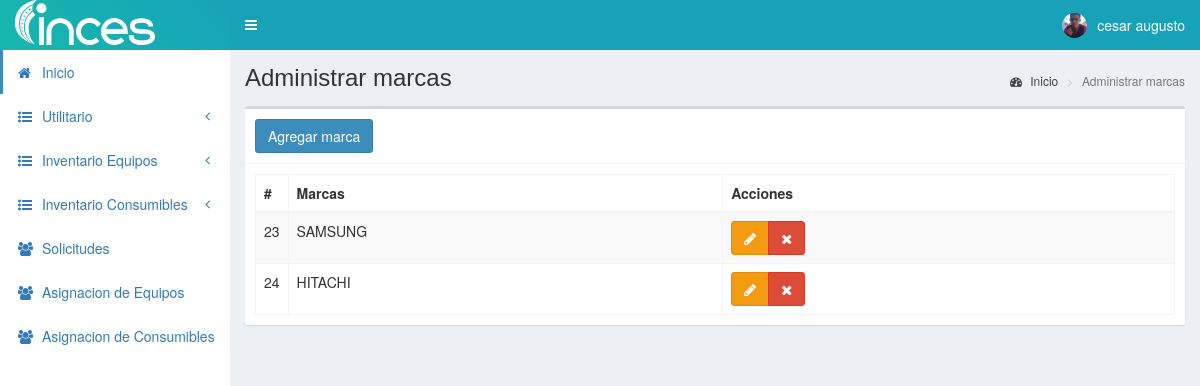
The page /marcas (signed in) on the database its author committed.
### tables this page shows
CREATE TABLE `personal` (
  `id` int(11) NOT NULL,
  `cedula` int(11) NOT NULL,
  `nombres` text NOT NULL,
  `apellidos` text NOT NULL,
  `email` text NOT NULL,
  `telefono` text NOT NULL,
  `direccion` text NOT NULL,
  `fecha_nac` text NOT NULL,
  `cargo` int(11) NOT NULL,
  `departamento` int(11) NOT NULL,
  `estado` text NOT NULL,
  `fecha` timestamp NOT NULL DEFAULT current_timestamp() ON UPDATE current_timestamp()
);

CREATE TABLE `marcas` (
  `id` int(11) NOT NULL,
  `descripcion` text NOT NULL,
  `idtipof` int(11) NOT NULL,
  `fecha` timestamp NOT NULL DEFAULT current_timestamp() ON UPDATE current_timestamp()
);

### controladores/plantilla.controlador.php (called while the page is built)
<?php
class ControladorPlantilla{
	static public function ctrPlantilla(){
		include "vistas/plantilla.php";
	}
}

### index.php (called while the page is built, shortened)
<?php
require_once "controladores/plantilla.controlador.php";
require_once "controladores/usuarios.controlador.php";
require_once "controladores/marcas.controlador.php";
require_once "controladores/asignacionC.controlador.php";
require_once "modelos/marcas.modelo.php";
require_once "modelos/personal.modelo.php";
$plantilla = new ControladorPlantilla();
$plantilla -> ctrPlantilla();

### modelos/conexion.php (called while the page is built)
<?php
class Conexion{
	static public function conectar(){
		$link = new PDO("mysql:host=localhost;dbname=pos",
			            "root",
			            "");
		$link->exec("set names utf8");
		return $link;
	}
}

### modelos/personal.modelo.php (called while the page is built, shortened)
<?php
require_once "conexion.php";
class ModeloPersonal{
	static public function mdlMostrarPersonals($tabla, $item, $valor){
		if($item == "id"){
			$stmt = Conexion::conectar()->prepare("SELECT * FROM $tabla WHERE $item = :$item");
			$stmt -> bindParam(":".$item, $valor, PDO::PARAM_INT);
			$stmt -> execute();
			return $stmt -> fetch();
		}else{
			$stmt = Conexion::conectar()->prepare("SELECT * FROM $tabla");
			$stmt -> execute();
			return $stmt -> fetchAll();
		}
	}
}
?>

### controladores/marcas.controlador.php (called while the page is built, shortened)
<?php
class ControladorMarcas{
	static public function ctrMostrarMarcas($item, $valor){
		$tabla = "marcas";
		$respuesta = ModeloMarcas::mdlMostrarMarcas($tabla, $item, $valor);
		return $respuesta;
	}
}

### modelos/marcas.modelo.php (called while the page is built, shortened)
<?php
require_once "conexion.php";
class ModeloMarcas{
	static public function mdlMostrarMarcas($tabla, $item, $valor){
		if($item != null){
			$stmt = Conexion::conectar()->prepare("SELECT * FROM $tabla WHERE $item = :$item");
			$stmt -> bindParam(":".$item, $valor, PDO::PARAM_STR);
			$stmt -> execute();
			return $stmt -> fetch();
		}else{
			$stmt = Conexion::conectar()->prepare("SELECT * FROM $tabla");
			$stmt -> execute();
			return $stmt -> fetchAll();
		}
	}
}

### vistas/modulos/marcas.php (the view, shortened to what this page needs)
<div class="content-wrapper">
  <section class="content-header">
    <h1>
      Administrar marcas
    </h1>
    <ol class="breadcrumb">
      <li><a href="inicio"><i class="fa fa-dashboard"></i> Inicio</a></li>
      <li class="active">Administrar marcas</li>
    </ol>
  </section>
  <section class="content">
    <div class="box">
      <div class="box-header with-border">
        <button class="btn btn-primary" data-toggle="modal" data-target="#modalAgregarMarca">
          Agregar marca
        </button>
      </div>
      <div class="box-body">
       <table class="table table-bordered table-striped dt-responsive tablas" width="100%">
        <thead>
         <tr>
           <th style="width:10px">#</th>
           <th>Marcas</th>
           <th>Acciones</th>
         </tr>
        </thead>
        <tbody>
        <?php
          $item = null;
          $valor = null;
          $marcas = ControladorMarcas::ctrMostrarMarcas($item, $valor);
          foreach ($marcas as $key => $value) {
            echo ' <tr>
                    <td>'.$value["id"].'</td>
                    <td class="text-uppercase">'.$value["descripcion"].'</td>
                    <td>
                      <div class="btn-group">
                        <button class="btn btn-warning btnEditarMarca" id="'.$value["id"].'" data-toggle="modal" data-target="#modalEditarMarca"><i class="fa fa-pencil"></i></button>
                        <button class="btn btn-danger btnEliminarMarca" id="'.$value["id"].'"><i class="fa fa-times"></i></button>
                      </div>
                    </td>
                  </tr>';
          }
        ?>
        </tbody>
       </table>
      </div>
    </div>
  </section>
</div>

### vistas/modulos/cabezote.php (shortened to what this page needs)
<header class="main-header">
<a href="inicio" class="logo">
	<span class="logo-lg">
		<img src="vistas/img/plantilla/logo-blanco-lineal.svg" style="height:45px" class="img-responsive" style="padding:10px 0px">
	</span>
</a>
<nav class="navbar navbar-static-top" role="navigation">
 	<a href="#" class="sidebar-toggle" data-toggle="push-menu" role="button">
     	</a>
	<div class="navbar-custom-menu">
		<ul class="nav navbar-nav">
			<li class="dropdown user user-menu">
				<a href="#" class="dropdown-toggle" data-toggle="dropdown">
				<?php
				if($_SESSION["foto"] != ""){
					echo '<img src="'.$_SESSION["foto"].'" class="user-image">';
				}else{
					echo '<img src="vistas/img/usuarios/default/anonymous.png" class="user-image">';
				}
				?>
                     <?php  $tabla = "personal";
                            $item = "id";
                            $valor = $_SESSION["nombre"];
						   $respuesta1 = ModeloPersonal::MdlMostrarPersonals($tabla, $item, $valor);
						   ?>
					<span class="hidden-xs"><?php  echo $respuesta1["nombres"] ?></span>
				</a>
			</li>
		</ul>
	</div>
</nav>
</header>

### rows shown on the page
personal: nombres "cesar augusto"
marcas: id "23", descripcion "SAMSUNG"
marcas: id "24", descripcion "HITACHI"
